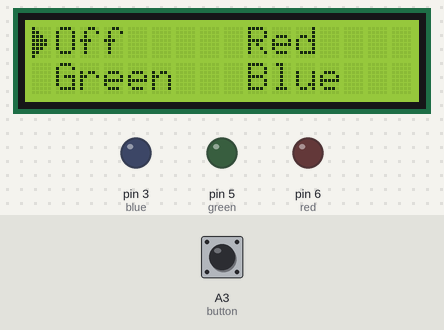
Bench run of a sketch on a simulated Arduino Uno, built with avr-gcc and run on an emulated ATmega328P. On the bench: 16×2 character LCD, output pins drawn as LEDs (lit = HIGH). Dashed ring = blinking. Inputs (shaded band) come from the test bench; at power-on: A3 (button) HIGH.

Above: at 1.2 s.
1.3 s: A3 (button) pulled LOW for 1 s
At 2.32 s:
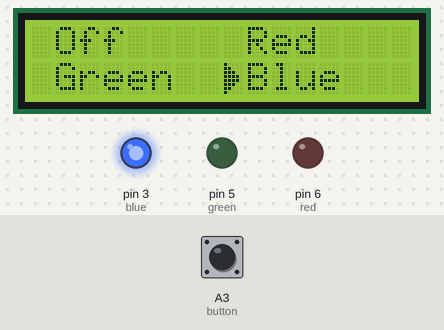
4.0 s: A3 (button) pulled LOW for 0.15 s
At 5.0 s:
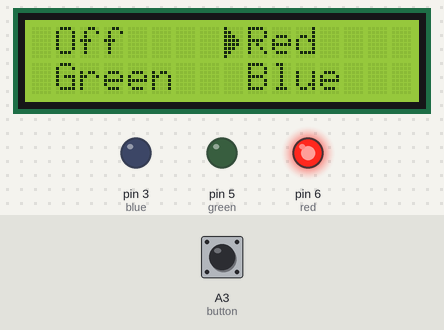
5.7 s: A3 (button) pulled LOW for 3.2 s
At 6.13 s:
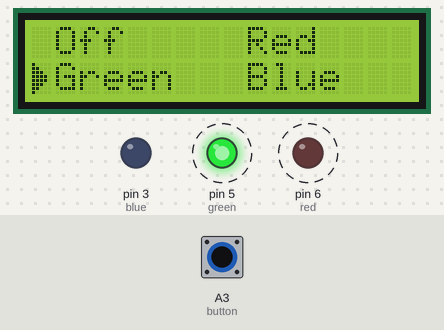
Timing chart, 0 to 10.4 s (numbered marks = the images above; inputs shaded):
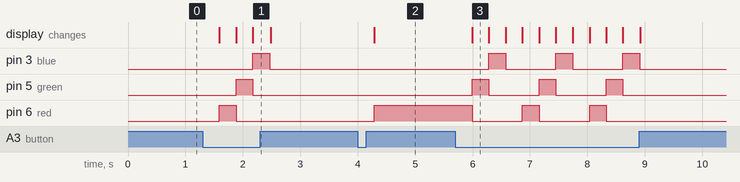

The sketch:

Simple_Arduino_LCD1602_LED_colors_Menu.ino
```cpp
/* Simple code for Arduino LCD1602 LED colors Menu
 * Project: None
 * Author: Minh Man Ly
 * Circuit schematic: Available on the website below (Github)
 * Web link: https://github.com/MinhManLy/Arduino-Simple-LCD-Display-Menu
 */

// =============================================================================================== //
// ===                                        LIBRARIES                                        === //
// =============================================================================================== //

#include <Wire.h>
#include <LiquidCrystal_I2C.h>

// =============================================================================================== //
// ===                              PINS & VARIABLES DECLARATION                               === //
// =============================================================================================== //

#define button A3
#define red 6
#define green 5
#define blue 3

LiquidCrystal_I2C lcd(0x27,16,2);  // set the LCD address to 0x27 for a 16 chars and 2 line display

int Mode = 1;

byte customChar[8] = {  //creates the arrow
  0b10000,
  0b11000,
  0b11100,
  0b11110,
  0b11110,
  0b11100,
  0b11000,
  0b10000
};

// =============================================================================================== //
// ===                                  FUNCTIONS DEFINITION                                   === //
// =============================================================================================== //

void arrow() {
  if (Mode == 1){
    lcd.setCursor(0,0);
    lcd.write((uint8_t)0);
  }
  else if (Mode == 2) {
    lcd.setCursor(8,0);
    lcd.write((uint8_t)0);
  }
  else if (Mode == 3) {
    lcd.setCursor(0,1);
    lcd.write((uint8_t)0);
  }
  else if (Mode == 4) {
    lcd.setCursor(8,1);
    lcd.write((uint8_t)0);
  }
}

void screen(){
  lcd.setCursor(1,0);
  lcd.print("Off");
  lcd.setCursor(9,0);
  lcd.print("Red");
  lcd.setCursor(1,1);
  lcd.print("Green");
  lcd.setCursor(9,1);
  lcd.print("Blue");
}

// =============================================================================================== //
// ===                                     INITIAL SETUPS                                      === //
// =============================================================================================== //

void setup() {
  lcd.init();                      // initialize the lcd
  lcd.backlight();
  Serial.begin(9600);
  pinMode(red, OUTPUT);
  pinMode(green, OUTPUT);
  pinMode(blue, OUTPUT);
  pinMode(button, INPUT_PULLUP);
  lcd.createChar(0, customChar); // arrow Char created
  Mode = 1;
  arrow();
  screen();
}

// =============================================================================================== //
// ===                                    MAIN PROGRAM LOOP                                    === //
// =============================================================================================== //

void loop() {
  if (!digitalRead(button)){
    delay(250);                        // delay to debounce switch
    Mode++;
    if(Mode > 4){
     lcd.clear();
     Mode = 1;
    }
    //lcd.clear();
    arrow();
    screen();
    switch (Mode) {
      case 1: {
        lcd.clear();
        arrow();
        screen();
        digitalWrite(red, LOW);
        digitalWrite(green, LOW);
        digitalWrite(blue, LOW);
        break;
      }
      case 2: {
        lcd.clear();
        arrow();
        screen();
        digitalWrite(red, HIGH);
        digitalWrite(green, LOW);
        digitalWrite(blue, LOW);
        break;
      }
      case 3: {
        lcd.clear();
        arrow();
        screen();
        digitalWrite(red, LOW);
        digitalWrite(green, HIGH);
        digitalWrite(blue, LOW);
        break;
      }
      case 4: {
        lcd.clear();
        arrow();
        screen();
        digitalWrite(red, LOW);
        digitalWrite(green, LOW);
        digitalWrite(blue, HIGH);
        break;
      }
    }
  }
}

// =============================================================================================== //
// ===                                  FUNCTIONS DEFINITION                                   === //
// =============================================================================================== //

/*
void menu() {
  if (!(digitalRead(button))){
    Mode = Mode + 1;
    if (Mode > 4) {
      Mode = 1;
    }
    Serial.print("modeSettings = ");
    Serial.println(Mode);
    lcd.clear();
    arrow();
    screen();
    delay(200);
  }
}
*/
```

Measured:
- after the input at 1.3 s, pin 3 (blue): LOW → HIGH after 0.87 s, → LOW 0.29 s later; pin 5 (green): LOW → HIGH after 0.58 s, → LOW 0.29 s later; pin 6 (red): LOW → HIGH after 0.29 s, → LOW 0.29 s later; the display: first changes after 0.29 s (image 1 shows a later state)
- after the input at 4.0 s, pin 6 (red): LOW → HIGH after 0.29 s; the display: changes after 0.29 s (image 2)
- after the input at 5.7 s, pin 3 (blue): alternates HIGH for 0.29 s and LOW for 0.87 s, 6 changes in all, then stays LOW, starting after 0.58 s; pin 5 (green): alternates HIGH for 0.29 s and LOW for 0.88 s, 6 changes in all, then stays LOW, starting after 0.29 s
